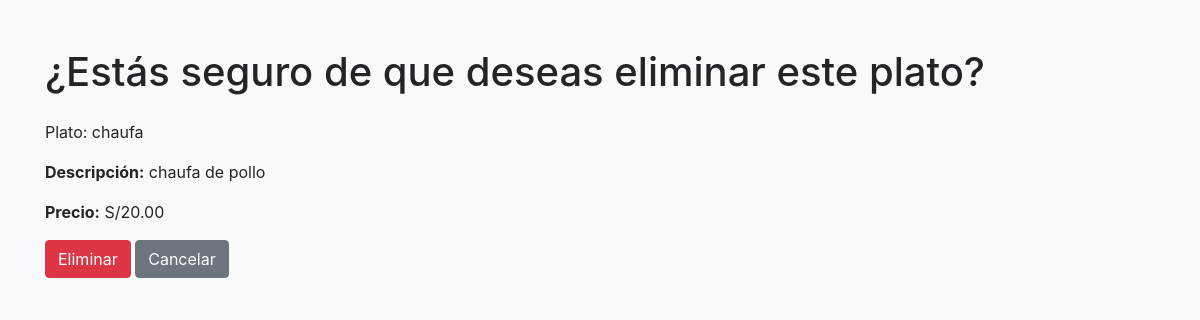
Screenshot of /eliminar/3/ with the database file from the repository.
### menu/models.py (models this page shows, shortened)
class Plato(models.Model):
    nombre = models.CharField(max_length=100)
    descripcion = models.TextField()
    precio = models.DecimalField(max_digits=6, decimal_places=2)
    tipo = models.CharField(max_length=50)

### menu/views.py (the view)
# urls.py: path('eliminar/<int:id>/', views.eliminar_plato, name='eliminar_plato'),
def eliminar_plato(request, id):
    plato = get_object_or_404(Plato, id=id)
    if request.method == 'POST':
        plato.delete()
        return redirect('lista_platos')
    return render(request, 'menu/confirmar_eliminacion.html', {'plato': plato})

### menu/templates/menu/confirmar_eliminacion.html (shortened to what this page needs)
<!DOCTYPE html>
<html lang="es">
<head>
    <link href="https://stackpath.bootstrapcdn.com/bootstrap/4.5.2/css/bootstrap.min.css" rel="stylesheet">
</head>
<body class="bg-light">
    <div class="container py-5">
        <h1 class="mb-4">¿Estás seguro de que deseas eliminar este plato?</h1>
        <p>Plato: {{ plato.nombre }}</p>
        <p><strong>Descripción:</strong> {{ plato.descripcion }}</p>
        <p><strong>Precio:</strong> S/{{ plato.precio }}</p>
        <form method="POST">
            <button type="submit" class="btn btn-danger">Eliminar</button>
            <a href="{% url 'lista_platos' %}" class="btn btn-secondary">Cancelar</a>
        </form>
    </div>
</body>
</html>

### rows the page displays
Plato: nombre "chaufa", descripcion "chaufa de pollo", precio "20.00"
